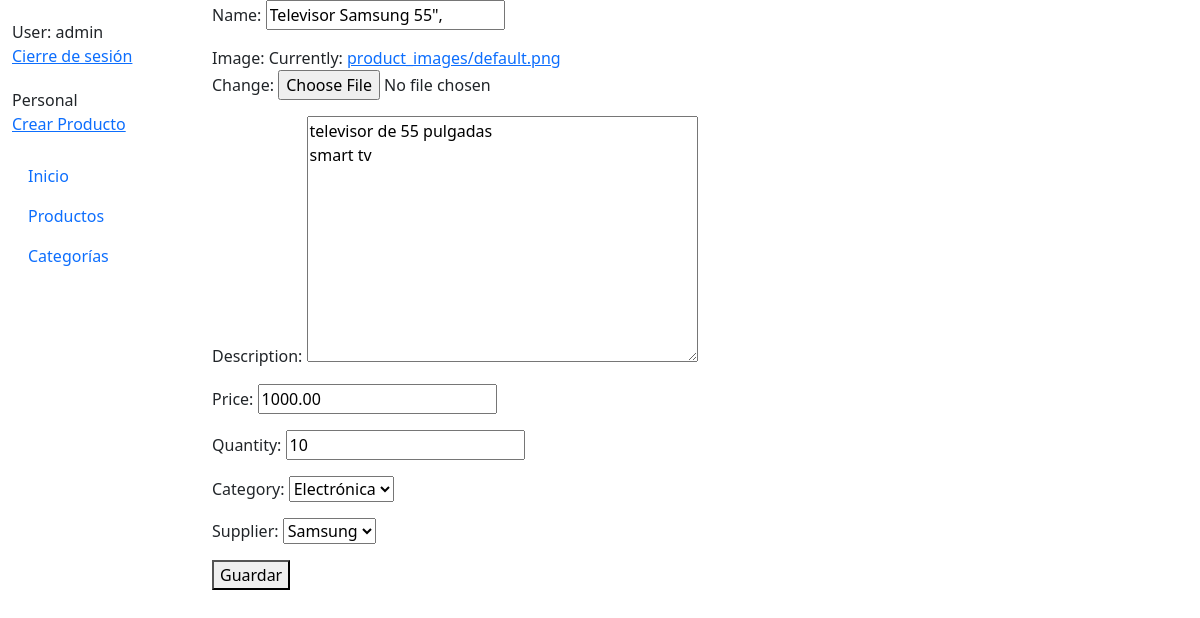
/store/product/2/update/ (signed in), run on an earlier commit of the app's database.
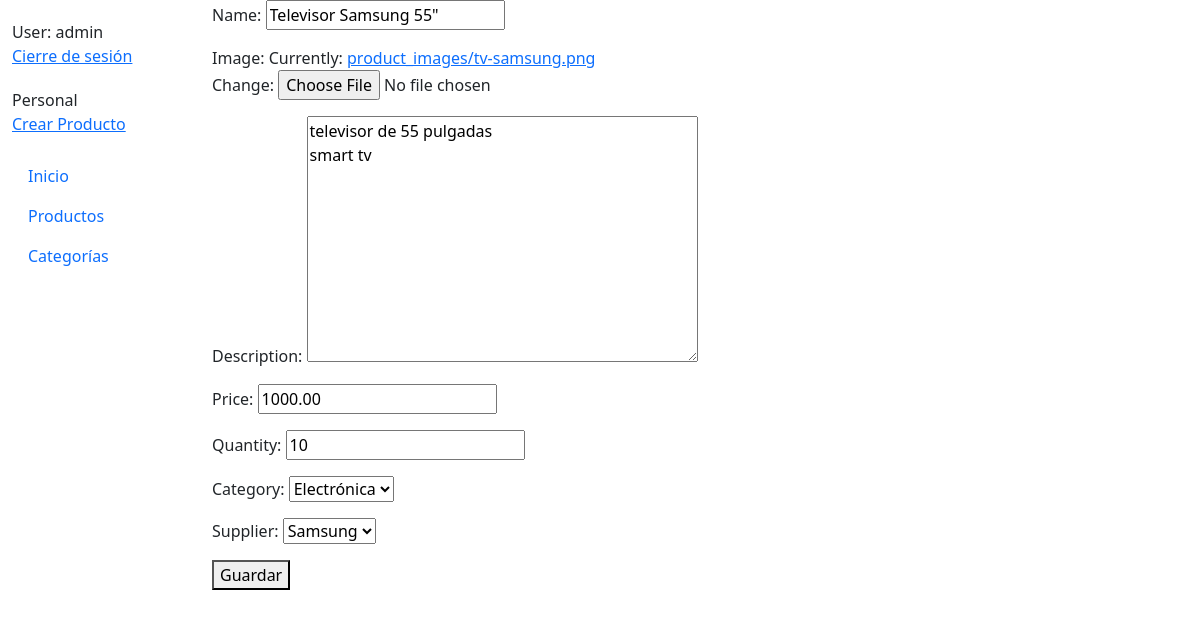
And on a later commit of the database.
### store/models/Product.py (models this page shows, shortened)
class Product(models.Model):
    name = models.CharField(max_length=100)
    image = models.ImageField(upload_to='product_images/', default='product_images/default.png')
    description = models.TextField()
    price = models.DecimalField(max_digits=10, decimal_places=2)
    quantity = models.PositiveIntegerField()
    created_at = models.DateTimeField(auto_now_add=True)
    updated_at = models.DateTimeField(auto_now=True)
    category = models.ForeignKey(Category, on_delete=models.CASCADE)
    supplier = models.ForeignKey(Supplier, on_delete=models.CASCADE)

### store/models/Category.py (models this page shows, shortened)
class Category(models.Model):
    name = models.CharField(max_length=100)
    description = models.TextField()
    created_at = models.DateTimeField(auto_now_add=True)
    updated_at = models.DateTimeField(auto_now=True)
    def __str__(self):
        return self.name

### store/models/Supplier.py (models this page shows)
class Supplier(models.Model):
    name = models.CharField(max_length=100)
    address = models.CharField(max_length=200)
    contact_person = models.CharField(max_length=100)
    email = models.EmailField()
    phone_number = models.CharField(max_length=20)
    created_at = models.DateTimeField(auto_now_add=True)
    updated_at = models.DateTimeField(auto_now=True)
    def __str__(self):
        return self.name

### store/views.py (the view)
# urls.py: path('product/<int:pk>/update/', views.ProductUpdate.as_view(), name='product_update'),
class ProductUpdate(PermissionRequiredMixin, UpdateView):
    model = Product
    fields = '__all__'
    permission_required = 'catalog.can_mark_returned'

### store/templates/store/product_form.html (shortened to what this page needs)
{% extends "base_generic.html" %}
{% block content %}
<form method="post" enctype="multipart/form-data">
    {{ form.as_p }}
    <button type="submit">Guardar</button>
</form>
{% endblock %}

What changed in the data, as far as the page shows it:
changed Product "televisor de 55 pulgadas smart tv": name "Televisor Samsung 55\"," → "Televisor Samsung 55\""
Also different on the page:
text no longer shown: "Name: Image: Currently: product_images/default.png Change: Description: Price: Quantity: Category: Supplier:"
text now shown: "Name: Image: Currently: product_images/tv-samsung.png Change: Description: Price: Quantity: Category: Supplier:"
